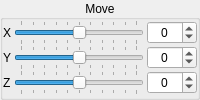
           <widget class="QGroupBox" name="groupBox_3">
            <property name="title">
             <string>Move</string>
            </property>
            <property name="alignment">
             <set>Qt::AlignCenter</set>
            </property>
            <layout class="QVBoxLayout" name="verticalLayout_9">
             <property name="spacing">
              <number>0</number>
             </property>
             <property name="leftMargin">
              <number>0</number>
             </property>
             <property name="topMargin">
              <number>0</number>
             </property>
             <property name="rightMargin">
              <number>0</number>
             </property>
             <property name="bottomMargin">
              <number>0</number>
             </property>
             <item>
              <layout class="QHBoxLayout" name="horizontalLayout_2">
               <property name="spacing">
                <number>3</number>
               </property>
               <item>
                <widget class="QLabel" name="l_mov_x">
                 <property name="text">
                  <string>X</string>
                 </property>
                </widget>
               </item>
               <item>
                <widget class="QSlider" name="Slider_X_mov">
                 <property name="minimum">
                  <number>-100</number>
                 </property>
                 <property name="maximum">
                  <number>100</number>
                 </property>
                 <property name="orientation">
                  <enum>Qt::Horizontal</enum>
                 </property>
                 <property name="tickPosition">
                  <enum>QSlider::TicksBothSides</enum>
                 </property>
                 <property name="tickInterval">
                  <number>20</number>
                 </property>
                </widget>
               </item>
               <item>
                <widget class="QSpinBox" name="SpinBox_X_mov">
                 <property name="minimumSize">
                  <size>
                   <width>50</width>
                   <height>0</height>
                  </size>
                 </property>
                 <property name="maximumSize">
                  <size>
                   <width>50</width>
                   <height>16777215</height>
                  </size>
                 </property>
                 <property name="alignment">
                  <set>Qt::AlignCenter</set>
                 </property>
                 <property name="minimum">
                  <number>-100</number>
                 </property>
                 <property name="maximum">
                  <number>100</number>
                 </property>
                 <property name="value">
                  <number>0</number>
                 </property>
                </widget>
               </item>
              </layout>
             </item>
             <item>
              <layout class="QHBoxLayout" name="horizontalLayout_4">
               <property name="spacing">
                <number>3</number>
               </property>
               <item>
                <widget class="QLabel" name="l_mov_y">
                 <property name="text">
                  <string>Y</string>
                 </property>
                </widget>
               </item>
               <item>
                <widget class="QSlider" name="Slider_Y_mov">
                 <property name="minimum">
                  <number>-100</number>
                 </property>
                 <property name="maximum">
                  <number>100</number>
                 </property>
                 <property name="orientation">
                  <enum>Qt::Horizontal</enum>
                 </property>
                 <property name="tickPosition">
                  <enum>QSlider::TicksBothSides</enum>
                 </property>
                 <property name="tickInterval">
                  <number>20</number>
                 </property>
                </widget>
               </item>
               <item>
                <widget class="QSpinBox" name="SpinBox_Y_mov">
                 <property name="sizePolicy">
                  <sizepolicy hsizetype="Minimum" vsizetype="Fixed">
                   <horstretch>0</horstretch>
                   <verstretch>0</verstretch>
                  </sizepolicy>
                 </property>
                 <property name="minimumSize">
                  <size>
                   <width>50</width>
                   <height>0</height>
                  </size>
                 </property>
                 <property name="maximumSize">
                  <size>
                   <width>50</width>
                   <height>16777215</height>
                  </size>
                 </property>
                 <property name="alignment">
                  <set>Qt::AlignCenter</set>
                 </property>
                 <property name="minimum">
                  <number>-100</number>
                 </property>
                 <property name="maximum">
                  <number>100</number>
                 </property>
                </widget>
               </item>
              </layout>
             </item>
             <item>
              <layout class="QHBoxLayout" name="horizontalLayout_5">
               <property name="spacing">
                <number>3</number>
               </property>
               <item>
                <widget class="QLabel" name="l_mov_z">
                 <property name="text">
                  <string>Z</string>
                 </property>
                </widget>
               </item>
               <item>
                <widget class="QSlider" name="Slider_Z_mov">
                 <property name="minimum">
                  <number>-100</number>
                 </property>
                 <property name="maximum">
                  <number>100</number>
                 </property>
                 <property name="orientation">
                  <enum>Qt::Horizontal</enum>
                 </property>
                 <property name="tickPosition">
                  <enum>QSlider::TicksBothSides</enum>
                 </property>
                 <property name="tickInterval">
                  <number>20</number>
                 </property>
                </widget>
               </item>
               <item>
                <widget class="QSpinBox" name="SpinBox_Z_mov">
                 <property name="minimumSize">
                  <size>
                   <width>50</width>
                   <height>0</height>
                  </size>
                 </property>
                 <property name="maximumSize">
                  <size>
                   <width>50</width>
                   <height>16777215</height>
                  </size>
                 </property>
                 <property name="alignment">
                  <set>Qt::AlignCenter</set>
                 </property>
                 <property name="minimum">
                  <number>-100</number>
                 </property>
                 <property name="maximum">
                  <number>100</number>
                 </property>
                </widget>
               </item>
              </layout>
             </item>
            </layout>
           </widget>
